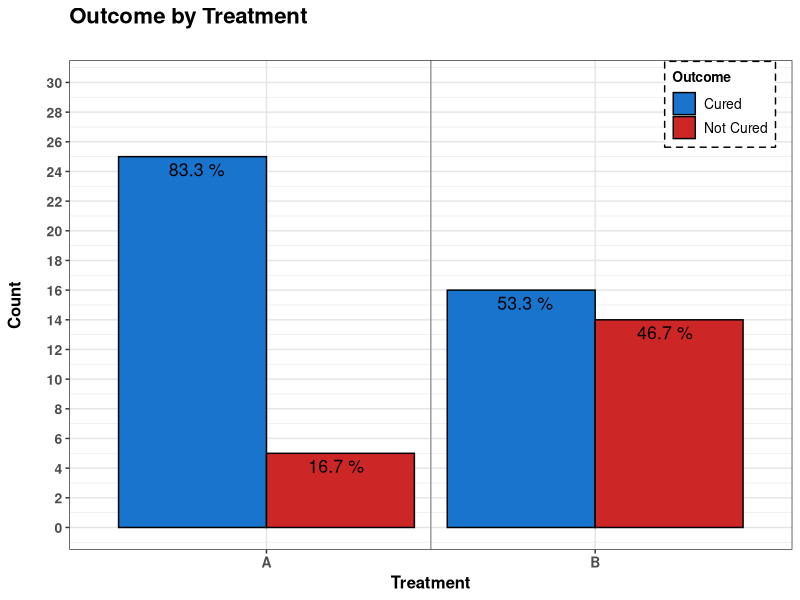

This chart was generated by the following R code: (Note: this script raises an error after producing the figure.)
##############################################################################
######################## Translating Statistics R Code #######################
##############################################################################

##### Note - to run code in R either copy and paste into the R Console window
##### or place cursor anywhere on the line, hold Ctrl and press r
##### Code may require datasets loaded from previous Chapter scripts

##############################################################################
################# Chapter 10 - Translation and Communication #################
##############################################################################

##### Translation Example 2

	results = matrix(c(25, 5, 16, 14), ncol = 2, byrow = TRUE)
	rownames(results) = c("A", "B")
	colnames(results) = c("Cured", "Not Cured")
	Table4 = as.table(results)
	y = data.frame(Table4)

	library(ggplot2)
	windows(6,6)
	ggplot(y, aes(x = Var1, y = Freq, fill = Var2)) + theme_bw() +
		geom_bar(stat = "identity", position = "dodge", 
			colour = "black") + 
		ggtitle("Outcome by Treatment\n") + 
		geom_vline(xintercept = 1.5, colour = "grey60") + 
		xlab("Treatment") + ylab("Count\n") + 
		scale_y_continuous(limits = c(0,30), breaks = seq(0,30, 
			by = 2)) + 
		scale_fill_manual("Outcome", values = c("dodgerblue3",
			"firebrick3")) + 
		geom_text(aes(y = Freq, label = paste(round(Freq/30*100,1),"%")), 
			position = position_dodge(width = 0.85), size = 4.5,
			vjust = 1.5) +
		theme(plot.title = element_text(size = 16, face = "bold"), 
			legend.position = c(0.9,0.91),
			legend.background = element_rect(linetype = "dashed", 
				colour = "black"),
			legend.title = element_text(size = 10, face = "bold"), 
			legend.text = element_text(size = 10),
			axis.text.x = element_text(size = 10, face = "bold"), 
			panel.grid.major = element_line(colour = "grey90"),
			axis.text.y = element_text(size = 10, face = "bold"), 
			axis.title = element_text(size = 12, face = "bold"))

##### Translation Example 3

	windows(6,6)
	ggplot(data20, aes(x = Concentration, y = Time.Taken)) + theme_bw() + 
		facet_wrap(~ Machine) + 
		stat_boxplot(geom = "errorbar") + 
		geom_boxplot(outlier.colour = "red", outlier.shape = 7, 
		outlier.size = 2) + ggtitle("Time Taken by Concentration 
		and Machine\n") + 
		xlab("Concentration") + ylab("Time Taken (Mins)\n") + 
		stat_summary(fun.y = mean, geom = "point", shape = 8, size = 2, 
		col = "blue") + scale_y_continuous(limits = c(25,50), 
		breaks = seq(25,50, by = 5)) + 
		theme(plot.title = element_text(size = 16, face = "bold"), 
		strip.text = element_text(size = 12, face = "bold", 
			lineheight = 3), 
		axis.text = element_text(size = 12, face = "bold"), 
		axis.text.x = element_text(size = 9, face = "bold"), 
		axis.text.y = element_text(size = 9, face = "bold"), 
		axis.title = element_text(size = 12, face = "bold"))

##### Translation Example 4

	windows(6,6)
	ggplot(data25, aes(Concentration, Detection)) + geom_point() + 
		geom_line(aes(Concentration, Proportion), tmpModFit) + 
		xlab("Concentration") + ylab("Probability of Detection\n") + 
		ggtitle("Probability of Detection 
		by Concentration (95% CI)\n") + 
		theme_bw() + geom_line(aes(lowerv50, prop), tempv50, 
			colour = "red", linetype = "dashed") + 
		geom_line(aes(upperv50, prop), tempv50, colour = "red", 
			linetype = "dashed") + 
		scale_x_continuous(limits = c(0,500), breaks = seq(0,500, 
			by = 50)) +
		scale_y_continuous(limits = c(0,1), breaks = seq(0,1, 
			by = 0.1)) + 
		theme(plot.title = element_text(size = 18, face = "bold"), 
		axis.text = element_text(size = 12, face = "bold"), 
		axis.text.x = element_text(size = 10, face = "bold"), 
		axis.text.y = element_text(size = 9, face = "bold"), 
		axis.title = element_text(size = 12, face = "bold"))

